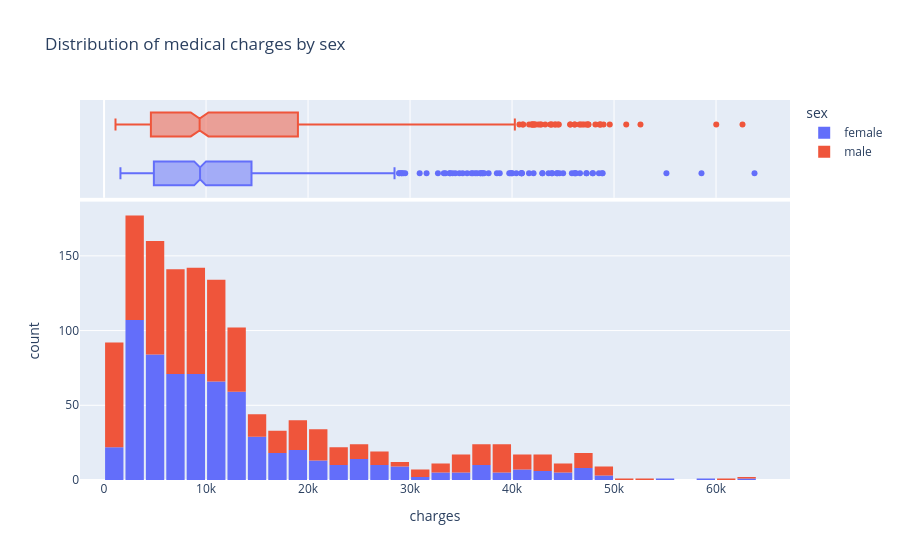

Notebook source saved alongside this figure:
### Markdown cell above
#### Distribution of medical charges with sex

### Code cell
fig = px.histogram(medical_df, x='charges', marginal='box', color='sex', title='Distribution of medical charges by sex')
fig.update_layout(bargap=0.1)
fig.show()

### Figure 1 — Plotly figure (JSON) as saved in the notebook; plotly's stock layout.template omitted (floating-point values rounded to 4 significant figures; data arrays with more than 128 entries replaced by an {"elided": "..."} marker saying what was removed)
{"data": [{"bingroup": "x", "hovertemplate": "sex=female<br>charges=%{x}<br>count=%{y}<extra></extra>", "legendgroup": "female", "marker": {"color": "#636efa", "pattern": {"shape": ""}}, "name": "female", "orientation": "v", "showlegend": true, "type": "histogram", "x": {"elided": "662 float values"}, "xaxis": "x", "yaxis": "y"}, {"hovertemplate": "sex=female<br>charges=%{x}<extra></extra>", "legendgroup": "female", "marker": {"color": "#636efa"}, "name": "female", "notched": true, "showlegend": false, "type": "box", "x": {"elided": "662 float values"}, "xaxis": "x2", "yaxis": "y2"}, {"bingroup": "x", "hovertemplate": "sex=male<br>charges=%{x}<br>count=%{y}<extra></extra>", "legendgroup": "male", "marker": {"color": "#EF553B", "pattern": {"shape": ""}}, "name": "male", "orientation": "v", "showlegend": true, "type": "histogram", "x": {"elided": "676 float values"}, "xaxis": "x", "yaxis": "y"}, {"hovertemplate": "sex=male<br>charges=%{x}<extra></extra>", "legendgroup": "male", "marker": {"color": "#EF553B"}, "name": "male", "notched": true, "showlegend": false, "type": "box", "x": {"elided": "676 float values"}, "xaxis": "x2", "yaxis": "y2"}], "layout": {"bargap": 0.1, "barmode": "relative", "legend": {"title": {"text": "sex"}, "tracegroupgap": 0}, "title": {"text": "Distribution of medical charges by sex"}, "xaxis": {"anchor": "y", "domain": [0, 1], "title": {"text": "charges"}}, "xaxis2": {"anchor": "y2", "domain": [0, 1], "matches": "x", "showgrid": true, "showticklabels": false}, "yaxis": {"anchor": "x", "domain": [0, 0.7326], "title": {"text": "count"}}, "yaxis2": {"anchor": "x2", "domain": [0.7426, 1], "matches": "y2", "showgrid": false, "showline": false, "showticklabels": false, "ticks": ""}}}
